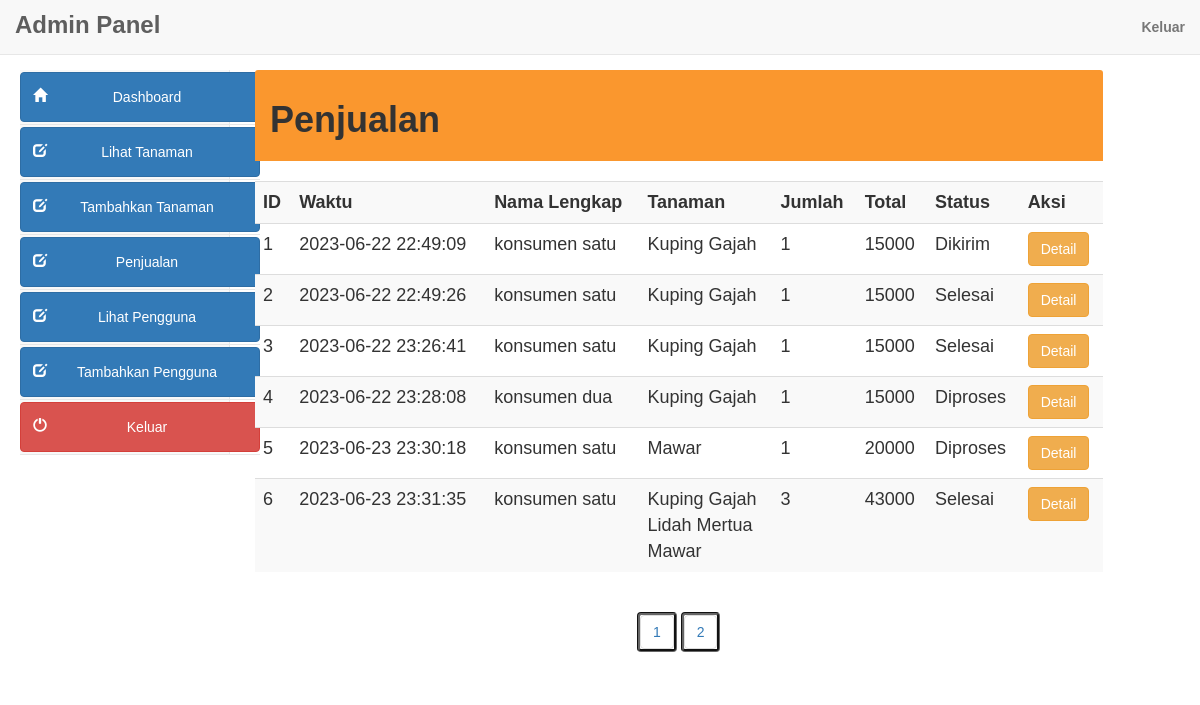
The page /admin/orders.php on the database its author committed.
### tables this page shows
CREATE TABLE `orders_info` (
  `order_id` int(10) NOT NULL,
  `user_id` int(11) NOT NULL,
  `date` datetime NOT NULL DEFAULT current_timestamp(),
  `f_name` varchar(255) NOT NULL,
  `email` varchar(255) NOT NULL,
  `address` varchar(255) NOT NULL,
  `city` varchar(255) NOT NULL,
  `cardname` varchar(255) NOT NULL,
  `cardnumber` varchar(20) NOT NULL,
  `expdate` varchar(255) NOT NULL,
  `prod_count` int(15) DEFAULT NULL,
  `total_amt` int(15) DEFAULT NULL,
  `cvv` int(5) NOT NULL,
  `keterangan` varchar(300) NOT NULL DEFAULT '-',
  `noref` varchar(20) NOT NULL DEFAULT '000',
  `status` text NOT NULL DEFAULT 'Diproses'
);

CREATE TABLE `products` (
  `product_id` int(100) NOT NULL,
  `product_cat` int(100) NOT NULL,
  `product_brand` int(100) NOT NULL,
  `product_title` varchar(255) NOT NULL,
  `product_price` int(100) NOT NULL,
  `product_desc` text NOT NULL,
  `perawatan` text DEFAULT NULL,
  `product_image` text NOT NULL,
  `product_keywords` text NOT NULL
);

### admin/orders.php (the view, shortened to what this page needs)
<?php
$page=$_GET['page'];
?>
<!DOCTYPE html>
<html lang="en">
<head>
<link href="style/css/bootstrap.min.css" rel="stylesheet">
<link href="style/css/k.css" rel="stylesheet">
</head>
<body>
  <?php include("include/header.php");?>
   	<div class="container-fluid main-container">
	<?php include("include/side_bar.php");?>
    <div class="col-md-9 content" style="margin-left:10px">
    <div class="panel-heading" style="background-color:#fa972e">
    <?php
      if ($page==0) {
        ?> <h1>Penjualan </h1> <?php
      } else {
        ?> <h1>Penjualan Halaman <?php echo $page;?></h1> <?php
      }
    ?>
    </div><br>
<div class='table-responsive'>
<div style="overflow-x:scroll;">
<table class="table  table-hover table-striped" style="font-size:18px">
  <tr>
    <th>ID</th>
    <th>Waktu</th>
    <th>Nama Lengkap</th>
    <th>Tanaman</th>
    <th>Jumlah</th>
    <th>Total</th>
    <th>Status</th>
    <th>Aksi</th>
  </tr>
<?php
                      $query = "SELECT * FROM orders_info";
                      $run = mysqli_query($con,$query);
                      if(mysqli_num_rows($run) > 0){
                       while($row = mysqli_fetch_array($run)){
                         $order_id = $row['order_id'];
                         $date = $row['date'];
                         $f_name = $row['f_name'];
                         $total_amount = $row['total_amt'];
                         $qty = $row['prod_count'];
                         $status = $row['status'];
                      ?>
                          <tr>
                            <td><?php echo $order_id ?></td>
                            <td><?php echo $date ?></td>
                            <td><?php
                               echo $f_name;
                             ?></td>
                           <td> <?php
                            $query1 = "SELECT * FROM order_products where order_id = $order_id";
                            $run1 = mysqli_query($con,$query1);
                              while($row1 = mysqli_fetch_array($run1)){
                               $product_id = $row1['product_id'];
                               $query2 = "SELECT * FROM products where product_id = $product_id";
                               $run2 = mysqli_query($con,$query2);
                               while($row2 = mysqli_fetch_array($run2)){
                               $product_title = $row2['product_title'];
                           ?>
                              <?php echo $product_title ?><br>
                            <?php }}?></td>
                            <td><?php echo $qty ?></td>
                            <td><?php echo $total_amount ?></td>
                            <td><?php echo $status ?></td>
                            <?php
                            echo"
                            <td>
                              <a href='edit_orders.php?order_id=$order_id' class='btn btn-warning'>Detail</a>
                            </td>";
                            ?>
                         </tr>
                         <?php } ?>
                     <?php
                   }else {
                     echo "<center><h2>No users Available</h2><br><hr></center>";
                     }
                  ?>
</table>
</div></div>
<nav align="center">
<?php
$paging=mysqli_query($con,"select product_id,product_image, product_title,product_price from products");
$count=mysqli_num_rows($paging);
$a=$count/5;
$a=ceil($a);
echo "<bt>";echo "<bt>";
for($b=1; $b<=$a;$b++)
{
?>
<ul class="pagination " style="border:groove #666">
<li><a class="label-info" href="orders.php?page=<?php echo $b;?>"><?php echo $b." ";?></a></li></ul>
<?php
}
?>
</nav>
</div></div>
</body>
</html>

### admin/style/css/k.css (style rules this page uses)
.main-container { background: #FFF; padding-top: 15px; margin-top: -20px; }

### admin/style.php (style rules this page uses)
body { font-family: 'Montserrat', sans-serif; }
h1 { font-weight:bold; }

### rows shown on the page
orders_info: order_id "1", date "2023-06-22 22:49:09", f_name "konsumen satu", prod_count "1", total_amt "15000", status "Dikirim"
products: product_title "Kuping Gajah"
orders_info: order_id "2", date "2023-06-22 22:49:26", f_name "konsumen satu", prod_count "1", total_amt "15000", status "Selesai"
orders_info: order_id "3", date "2023-06-22 23:26:41", f_name "konsumen satu", prod_count "1", total_amt "15000", status "Selesai"
orders_info: order_id "4", date "2023-06-22 23:28:08", f_name "konsumen dua", prod_count "1", total_amt "15000", status "Diproses"
orders_info: order_id "5", date "2023-06-23 23:30:18", f_name "konsumen satu", prod_count "1", total_amt "20000", status "Diproses"
products: product_title "Mawar"
orders_info: order_id "6", date "2023-06-23 23:31:35", f_name "konsumen satu", prod_count "3", total_amt "43000", status "Selesai"
products: product_title "Lidah Mertua"
